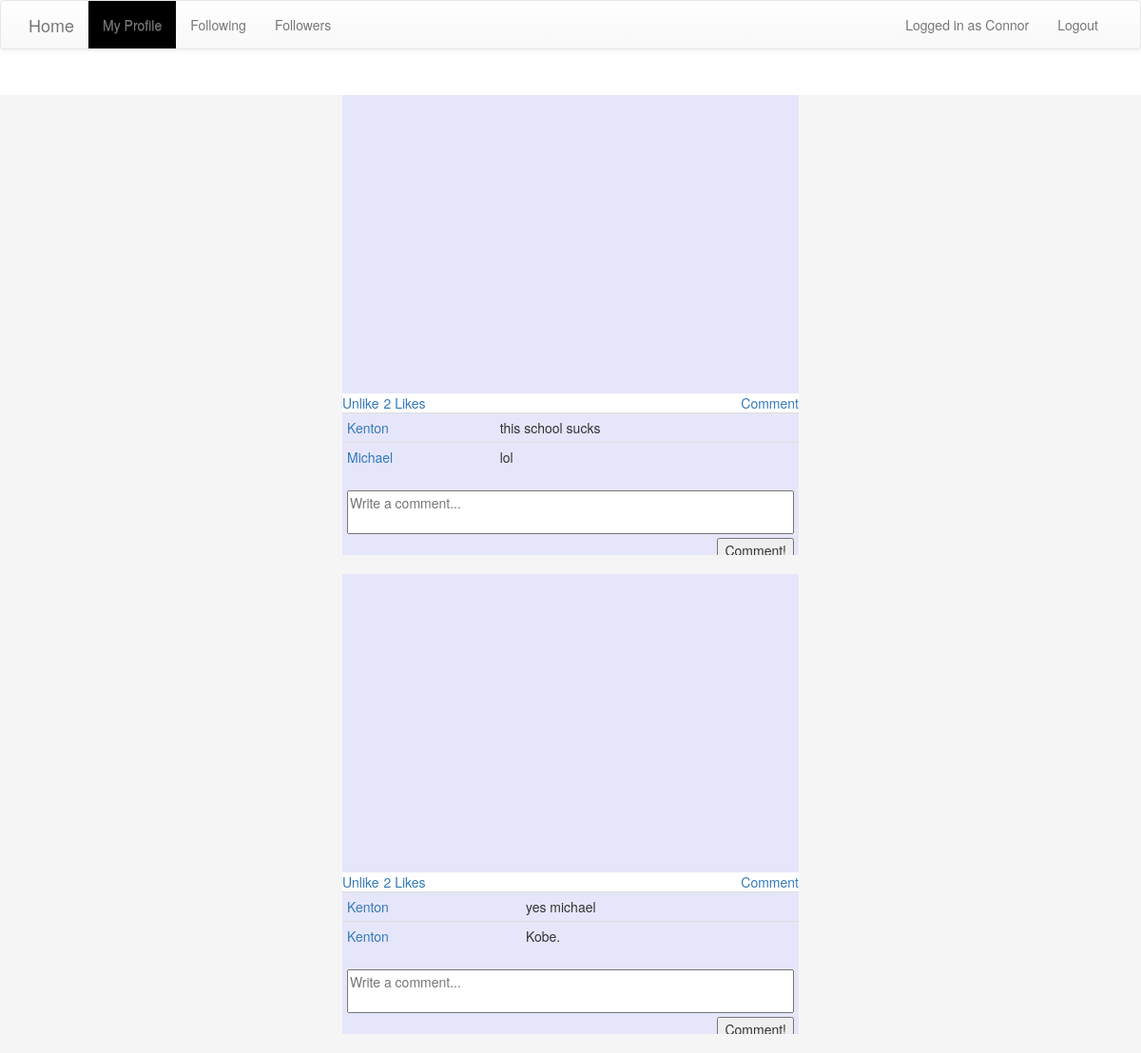
The app's page /application/profile.php?profID=1 (signed in) with its own data.
### tables this page shows
CREATE TABLE VideoFeed (
	userID INT UNSIGNED NOT NULL,
	videoID INT UNSIGNED NOT NULL,
	datetime TIMESTAMP DEFAULT CURRENT_TIMESTAMP,
	PRIMARY KEY (userID, videoID),
	FOREIGN KEY (userID)
		REFERENCES Users(id),
	FOREIGN KEY (videoID)
		REFERENCES Videos(vid)
);

CREATE TABLE Videos (
	vid INT UNSIGNED NOT NULL AUTO_INCREMENT PRIMARY KEY,
	youtubeID VARCHAR(100) NOT NULL UNIQUE
);

CREATE TABLE Comments (
	commenter INT UNSIGNED NOT NULL,
	videoOwner INT UNSIGNED NOT NULL,
	videoID INT UNSIGNED NOT NULL,
	message TEXT,
	datetime TIMESTAMP DEFAULT CURRENT_TIMESTAMP,
	FOREIGN KEY (commenter)
		REFERENCES Users(id),
	FOREIGN KEY (videoOwner)
		REFERENCES Users(id),
	FOREIGN KEY (videoID)
		REFERENCES Videos(vid)
);

CREATE TABLE Users (
	id INT UNSIGNED NOT NULL AUTO_INCREMENT PRIMARY KEY,
	display_name text NOT NULL,
	username VARCHAR(32) NOT NULL UNIQUE,
	password VARCHAR(128) NOT NULL,
	role ENUM('user', 'administrator') NOT NULL
);

### application/profile.php (the view, shortened to what this page needs)
<?php
require_once '../database/db_info.php';
$conn = new mysqli($hn, $un, $pw, $db);
$id = $_GET ? ($_GET['profID'] ? $_GET['profID'] : $_SESSION['id']) : $_SESSION['id'];
$query = "SELECT * FROM Videos, VideoFeed WHERE Videos.vid=VideoFeed.videoID AND VideoFeed.userID='$id' ORDER BY VideoFeed.datetime desc";
$result = $conn->query($query);
$videos = array();
$rows = $result->num_rows;
for ($i = 0; $i < $rows; ++$i) {
    $result->data_seek($i);
    $vid = $result->fetch_assoc()['vid'];
    $result->data_seek($i);
    $youtubeID = $result->fetch_assoc()['youtubeID'];
    array_push($videos, array('vid' => $vid, 'yid' => $youtubeID));
    $likeQuery = "SELECT Users.display_name, Users.username, Likes.liker FROM Users, Likes WHERE Likes.videoOwner='$id' AND videoID='$vid' AND Likes.liker=Users.id";
    $result2 = $conn->query($likeQuery);
    $likes = array();
    $rows2 = $result2->num_rows;
    for ($j = 0; $j < $rows2; ++$j) {
        $result2->data_seek($j);
        $displayName = $result2->fetch_assoc()['display_name'];
        $result2->data_seek($j);
        $username = $result2->fetch_assoc()['username'];
        $result2->data_seek($j);
        $liker = $result2->fetch_assoc()['liker'];
        array_push($likes, array('id' => $liker, 'display_name' => $displayName, 'username' => $username));
    }
    $videos[$i]['likes'] = $likes;
    $commentQuery = "SELECT Users.display_name, Users.username, Comments.commenter, Comments.message FROM Users, Comments WHERE Comments.videoOwner='$id' AND videoID='$vid' AND Comments.commenter=Users.id ORDER BY Comments.datetime";
    $result3 = $conn->query($commentQuery);
    $comments = array();
    $rows3 = $result3->num_rows;
    for ($k = 0; $k < $rows3; ++$k) {
        $result3->data_seek($k);
        $displayName = $result3->fetch_assoc()['display_name'];
        $result3->data_seek($k);
        $username = $result3->fetch_assoc()['username'];
        $result3->data_seek($k);
        $commenter = $result3->fetch_assoc()['commenter'];
        $result3->data_seek($k);
        $message = $result3->fetch_assoc()['message'];
        array_push($comments, array('id' => $commenter, 'display_name' => $displayName, 'username' => $username, 'message' => $message));
    }
    $videos[$i]['comments'] = $comments;
}
?>
<!DOCTYPE html>
<html lang="en">
<head>
    <?php require_once 'includes.php' ?>
</head>
<body>
    <div id="header">
    <?php require_once 'navBar.php' ?>
    </div>
    <div id="top"></div>
    <div id="left">
    </div>
    <div id="middle">
        <?php
            foreach($videos as $index => $video) {
                displayVideo($index, $video);
            }
        ?>
    </div>
    <div id="right"></div>
</body>
<?php
function displayVideo($index, $video) {
    $id = $_GET ? ($_GET['profID'] ? $_GET['profID'] : $_SESSION['id']) : $_SESSION['id'];
    $BASE_URL = "https://www.youtube.com/embed/";
    $url = $BASE_URL . $video['yid'];
    echo "<div class='video'>";
    echo "<iframe src='$url' frameborder='0' allowfullscreen></iframe>";
    $numLikes = sizeof($video['likes']);
    $getLikers = function($likeObj) {
        return $likeObj['id'];
    };
    $likers = array_map($getLikers, $video['likes']);
    $likedByUser = in_array($id, $likers);
    $likeButtonText = $likedByUser ? 'Unlike' : 'Like';
    $likes = $numLikes == 1 ? $numLikes . ' Like' : $numLikes . ' Likes';
    $names = array();
    for ($i = 0; $i < sizeof($video['likes']); ++$i) {
        array_push($names, array('display_name' => $video['likes'][$i]['display_name'], "username" => $video['likes'][$i]['username']));
    }
    $names = json_encode($names);
    $idx = $index*2+1;
    echo "<div class='commentHeader'>";
    echo "<form style='display:inline-block;' id='form$index' method='post'>";
    echo "<a href='javascript:;' onclick='$(\"#form$index\").submit();'><span>$likeButtonText</span></a>";
    echo "</form>";
    echo "<a class='numLikes' href='javascript:;' onclick='openWindow($names)'><span>$likes</span></a>";
    echo "<a style='float:right;' href='javascript:;' onclick='$(\".comments\")[$index].scrollTop = $(\".comments\")[$index].scrollHeight; $(\".commentText\")[$idx].focus();'><span>Comment</span></a>";
    echo "</div>";
    echo "<div class='comments'>";
    $numComments = sizeof($video['comments']);
    if ($numComments) {
        echo "<table class='table table-condensed'>";
        for ($i = 0; $i < $numComments; ++$i) {
            $display_name = $video['comments'][$i]['display_name'];
            $message = $video['comments'][$i]['message'];
            $commenter = $video['comments'][$i]['id'];
            echo "<tr><td><a href='profile3.php?profID=$commenter'><span>$display_name</span></td><td colspan='2'><span>$message</span></td></tr>";
        }
        echo "</table>";
    }
    echo "<div class='postComment'>";
    echo "<form style='display:inline-block;width:100%;margin:0;padding:0' id='commentForm$index' method='post'>";
    echo "<textarea form='commentForm$index' name='comment' class='commentText' placeholder='Write a comment...'></textarea>";
    echo "<input style='float:right;' type='submit' value='Comment!'></input>";
    echo "</form>";
    echo "</div>";
    echo "</div>";
    echo "</div>";
}
?>

### application/profile.php (style rules this page uses)
#header { width:100%; height:50px; top:0; }
#top { width:100%; height: 50px; }
#left { width: 30%; float:left; text-align:center; background-color:#F5F5F5; }
#middle { width: 40%; float: left; background-color:#F5F5F5; }
#right { width:30%; float:left; background-color:#F5F5F5; }
.video { background-color:#E6E6FA; }
.numLikes { margin-left:5px; }
.comments { width: 100%; height: 150px; overflow:auto; margin-bottom: 20px; }
.commentHeader { background-color:white; }
.postComment { margin: 5px; }
.commentText { width:100%; }
#middle iframe { width: 100%; height: 315px; margin-bottom:-5px; }

### records on screen
videofeed: likeButtonText "Unlike", comment "Write a comment..."
comments: commenter.display_name "Kenton", message "this school sucks"
comments: commenter.display_name "Michael", message "lol"
videofeed: $index 1 (drawn), comment "Write a comment..."
comments: commenter.display_name "Kenton", message "yes michael"
comments: commenter.display_name "Kenton", message "Kobe."

### other values on screen
$menu['home']['text'] "Home"
$val['text'] "My Profile"
$val['text'] "Following"
$val['text'] "Followers"
$_SESSION['displayName'] "Connor"
